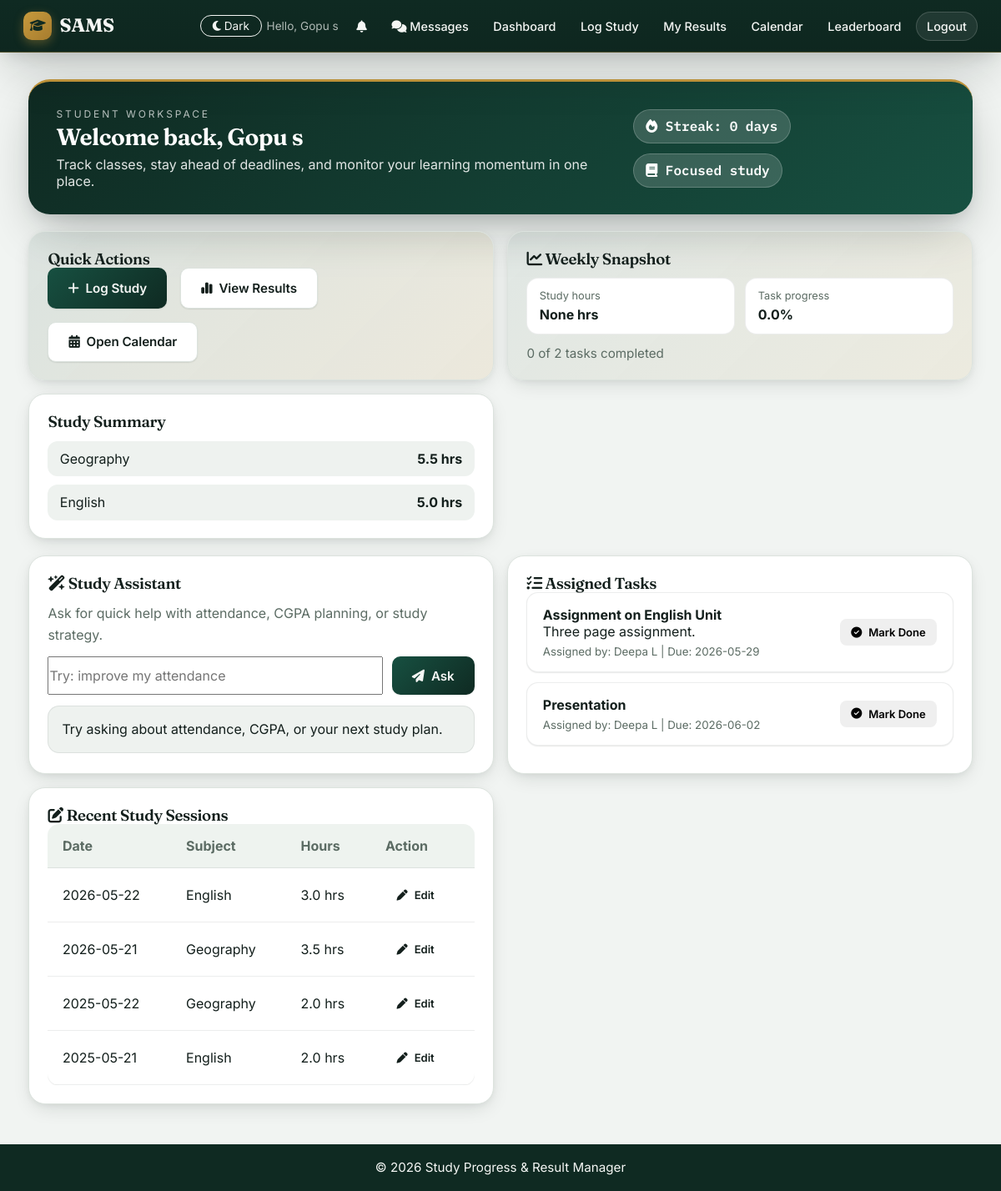
Page /student/dashboard (signed in) on the earlier database version.
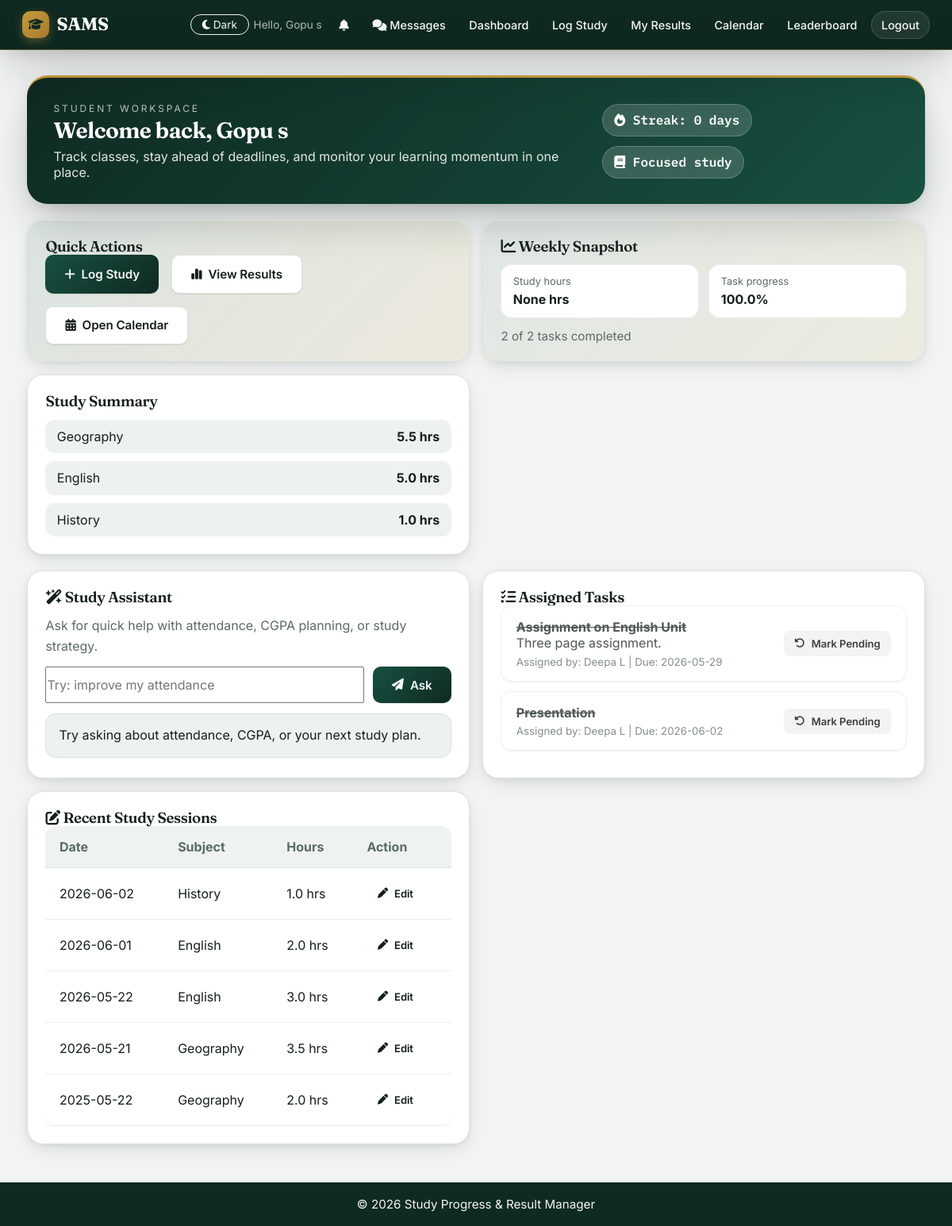
Same page on the later database version.
### tables this page shows
CREATE TABLE subjects (
            id INTEGER PRIMARY KEY AUTOINCREMENT,
            name TEXT UNIQUE NOT NULL
        );

CREATE TABLE tasks (
            id INTEGER PRIMARY KEY AUTOINCREMENT,
            student_id INTEGER NOT NULL,
            teacher_id INTEGER NOT NULL,
            title TEXT NOT NULL,
            description TEXT,
            due_date DATE,
            is_completed INTEGER DEFAULT 0,
            created_at TIMESTAMP DEFAULT CURRENT_TIMESTAMP,
            FOREIGN KEY (student_id) REFERENCES users(id),
            FOREIGN KEY (teacher_id) REFERENCES users(id)
        );

CREATE TABLE "users" (
                id INTEGER PRIMARY KEY AUTOINCREMENT,
                username TEXT UNIQUE NOT NULL,
                password TEXT NOT NULL,
                role TEXT NOT NULL CHECK(role IN ('teacher', 'student', 'admin')),
                full_name TEXT NOT NULL,
                status TEXT NOT NULL CHECK(status IN ('pending', 'active', 'blocked')) DEFAULT 'pending',
                department TEXT,
                created_at TIMESTAMP DEFAULT CURRENT_TIMESTAMP
            , theme VARCHAR(10) DEFAULT 'light');

CREATE TABLE study_logs (
            id INTEGER PRIMARY KEY AUTOINCREMENT,
            student_id INTEGER NOT NULL,
            subject_id INTEGER NOT NULL,
            hours_spent REAL NOT NULL,
            study_date DATE NOT NULL,
            notes TEXT,
            created_at TIMESTAMP DEFAULT CURRENT_TIMESTAMP,
            FOREIGN KEY (student_id) REFERENCES users(id),
            FOREIGN KEY (subject_id) REFERENCES subjects(id)
        );

### app.py (the view)
@app.route('/student/dashboard')
@login_required
@student_required
def student_dashboard():
    repo = StudentRepository()
    data = repo.get_student_dashboard_data(session['user_id'])
    repo.close()
    study_dates = [datetime.fromisoformat(row['study_date']).date() for row in data['streak_rows']]
    streak = calculate_streak(study_dates)
    weekly_hours = data.get('weekly_hours', 0)
    completion_rate = 0
    if data.get('total_tasks', 0):
        completion_rate = round((data.get('completed_tasks', 0) / data['total_tasks']) * 100, 1)
    return render_template('student_dashboard.html',
                         study_logs=data['study_logs'],
                         study_summary=data['study_summary'],
                         tasks=data['tasks'],
                         streak=streak,
                         weekly_hours=weekly_hours,
                         completion_rate=completion_rate,
                         completed_tasks=data.get('completed_tasks', 0),
                         total_tasks=data.get('total_tasks', 0))

### app.py (called while the page is built)
def login_required(f):
    @wraps(f)
    def decorated_function(*args, **kwargs):
        if 'user_id' not in session:
            flash('Please log in to access this page.', 'error')
            return redirect(url_for('login'))
        return f(*args, **kwargs)
    return decorated_function

def student_required(f):
    @wraps(f)
    def decorated_function(*args, **kwargs):
        if session.get('role') != 'student':
            flash('This page is for students only.', 'error')
            return redirect(url_for('home'))
        return f(*args, **kwargs)
    return decorated_function

@app.context_processor
def inject_current_user():
    return {'current_user': CurrentUser(session)}

    @property
    def is_authenticated(self):
        return bool(self.id)

### database.py (called while the page is built)
def get_db_connection():
    conn = sqlite3.connect(DATABASE)
    conn.row_factory = sqlite3.Row  # This lets us access columns by name
    return conn

### repositories/student_repository.py (called while the page is built)
    def close(self):
        self.conn.close()

### services/analytics_service.py (called while the page is built, shortened)
def calculate_streak(study_dates):
    if not study_dates:
        return 0
    study_dates = sorted(set(study_dates), reverse=True)
    today = date.today()
    if study_dates[0] != today:
        return 0

### templates/student_dashboard.html (shortened to what the changed rows need)
{% extends 'base.html' %}
{% block content %}
<div class="dashboard-shell">
    <section class="hero-card">
        <div>
            <h1>Welcome back, {{ session.get('full_name') }}</h1>
        </div>
    </section>
    <section class="widget-grid">
        <div class="widget-card analytics-card">
            <h3><i class="fa-solid fa-chart-line"></i> Weekly Snapshot</h3>
            <div class="analytics-row">
                <div class="analytics-pill">
                </div>
                <div class="analytics-pill">
                    <span class="analytics-label">Task progress</span>
                    <strong>{{ completion_rate }}%</strong>
                </div>
            </div>
            <p class="analytics-footnote">{{ completed_tasks }} of {{ total_tasks }} tasks completed</p>
        </div>
        <div class="widget-card">
            {% if study_summary %}
                <ul class="summary-list">
                    {% for item in study_summary %}
                    <li>
                        <span>{{ item.subject_name }}</span>
                        <strong>{{ "%.1f"|format(item.total_hours) }} hrs</strong>
                    </li>
                    {% endfor %}
                </ul>
            {% else %}
                <p class="empty-state">No study sessions logged yet.</p>
            {% endif %}
        </div>
    </section>
    <section class="widget-grid two-col">
        <div class="widget-card">
            {% if tasks %}
                <ul class="task-list">
                    {% for task in tasks %}
                    <li class="task-item {% if task.is_completed %}completed{% endif %}">
                        <div class="task-info">
                            <strong>{{ task.title }}</strong>
                            {% if task.description %}<p>{{ task.description }}</p>{% endif %}
                            <small>Assigned by: {{ task.teacher_name }}{% if task.due_date %} | Due: {{ task.due_date }}{% endif %}</small>
                        </div>
                        <form method="POST" action="{{ url_for('toggle_task', task_id=task.id) }}" style="display:inline;">
                            <button type="submit" class="btn btn-small">{% if task.is_completed %}<i class="fa-solid fa-rotate-left"></i> Mark Pending{% else %}<i class="fa-solid fa-circle-check"></i> Mark Done{% endif %}</button>
                        </form>
                    </li>
                    {% endfor %}
                </ul>
            {% else %}
                <p class="empty-state">No tasks assigned yet.</p>
            {% endif %}
        </div>
        <div class="widget-card">
            {% if study_logs %}
                <div class="table-card">
                    <table class="data-table">
                        <thead>
                            <tr>
                                <th>Date</th>
                                <th>Subject</th>
                                <th>Hours</th>
                                <th>Action</th>
                            </tr>
                        </thead>
                        <tbody>
                            {% for log in study_logs %}
                            <tr>
                                <td>{{ log.study_date }}</td>
                                <td>{{ log.subject_name }}</td>
                                <td>{{ log.hours_spent }} hrs</td>
                                <td><a href="{{ url_for('edit_study_log', log_id=log.id) }}" class="btn btn-small"><i class="fa-solid fa-pen"></i> Edit</a></td>
                            </tr>
                            {% endfor %}
                        </tbody>
                    </table>
                </div>
            {% else %}
                <p class="empty-state">No study sessions logged yet.</p>
            {% endif %}
        </div>
    </section>
</div>
{% endblock %}

Differences in the rows shown:
now on this page (row unchanged): subjects: subject_name "History", total_hours "1.0"
changed tasks "Assignment on English Unit": is_completed "Mark Done" → "Mark Pending"
changed tasks "Presentation": is_completed "Mark Done" → "Mark Pending"
added study_logs: study_date "2026-06-02", subject_name "History", hours_spent "1.0"
changed study_logs (number 2 of 5 on the later page): study_date "2025-05-21" → "2026-06-01"; moves up the list
Other differences:
{{ completion_rate }}: "0.0" → "100.0"
{{ completed_tasks }}: "0" → "2"
